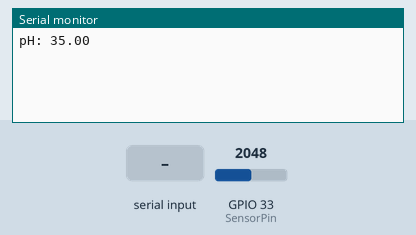
Simulated run of this sketch. Board: ESP32. On the bench: the last lines printed to the serial monitor. The inputs (shaded band) are chosen by the test bench; at power-on: GPIO 33 (SensorPin) = 2048. EEPROM starts erased.

Above: at 1.2 s.
1.3 s: "CALIBRATION\n" received over Serial
At 2.8 s:
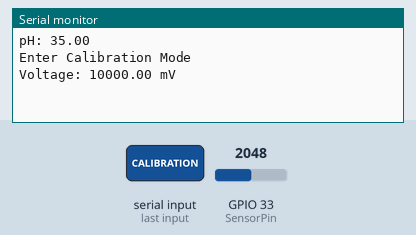
3.5 s: "EXIT\n" received over Serial
At 3.9 s:
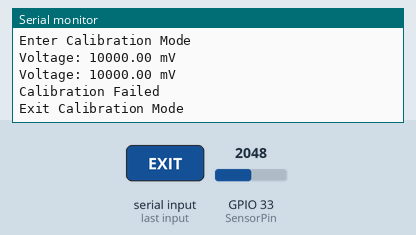
5.0 s: GPIO 33 (SensorPin) set to 2866
At 5.4 s:
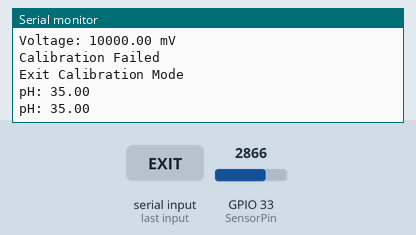
6.5 s: GPIO 33 (SensorPin) set to 3603
At 7.8 s:
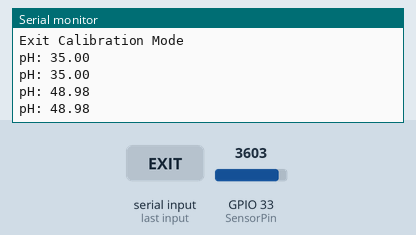
Timing chart, 0 to 9.0 s (numbered marks = the images above; inputs shaded):
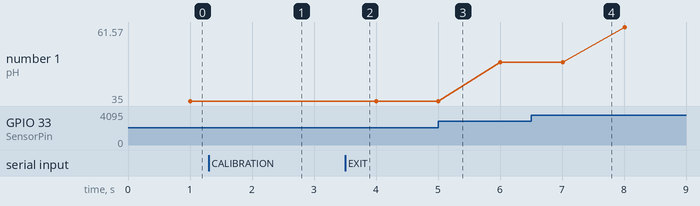

Measured:
- after the input at 1.3 s, the serial monitor: prints a new line at once (image 1)
- after the input at 3.5 s, the serial monitor: prints a new line at once (image 2)
- plotted number 1: 35 → 48.98 after the input at 5.0 s, 48.98 → 61.57 after the input at 6.5 s

The sketch:

PH_sensor.ino
```cpp
  // Include library to handle EEPROM
#include <EEPROM.h>

// Macros for writing and reading data from EEPROM (persistent memory)
#define EEPROM_write(address, p) {int i = 0; byte *pp = (byte*)&(p); for(; i < sizeof(p); i++) EEPROM.write(address+i, pp[i]);}
#define EEPROM_read(address, p) {int i = 0; byte *pp = (byte*)&(p); for(; i < sizeof(p); i++) pp[i] = EEPROM.read(address+i);}

// Constants
#define ReceivedBufferLength 20 // Max length of received commands via Serial
#define SCOUNT 30               // Number of samples for voltage averaging
#define SlopeValueAddress 0      // EEPROM address for saving slope
#define InterceptValueAddress 4  // EEPROM address for saving intercept
#define SensorPin 33             // Analog pin for the pH sensor
#define VREF 5000                // Reference voltage in millivolts

// Global Variables
char receivedBuffer[ReceivedBufferLength + 1]; // Buffer for serial input
byte receivedBufferIndex = 0; // Tracks position in receivedBuffer
int analogBuffer[SCOUNT];     // Buffer for storing sensor readings
int analogBufferIndex = 0;    // Index for current position in analogBuffer
float slopeValue, interceptValue, averageVoltage; // Calibration values
boolean enterCalibrationFlag = 0;  // Tracks whether we are in calibration mode

void setup() {
    Serial.begin(115200);  // Begin serial communication at 115200 baud
    readCharacteristicValues(); // Read slope and intercept from EEPROM
}

void loop() {
    // If serial data is available, handle calibration commands
    if (serialDataAvailable()) {
        byte modeIndex = uartParse(); // Parse the received command
        phCalibration(modeIndex);     // Perform calibration if needed
        // Update slope and intercept from EEPROM after calibration
        EEPROM_read(SlopeValueAddress, slopeValue);
        EEPROM_read(InterceptValueAddress, interceptValue);
    }

    // Sample sensor voltage every 40 milliseconds
    static unsigned long sampleTimepoint = millis();
    if (millis() - sampleTimepoint > 40U) {
        sampleTimepoint = millis();
        analogBuffer[analogBufferIndex] = analogRead(SensorPin) / 1024.0 * VREF;
        analogBufferIndex++;
        if (analogBufferIndex == SCOUNT) analogBufferIndex = 0;
        averageVoltage = getMedianNum(analogBuffer, SCOUNT); // Get stable voltage
    }

    // Print data every second
    static unsigned long printTimepoint = millis();
    if (millis() - printTimepoint > 1000U) {
        printTimepoint = millis();
        if (enterCalibrationFlag) {
            Serial.print("Voltage: ");
            Serial.print(averageVoltage);
            Serial.println(" mV");  // Print voltage during calibration
        } else {
            Serial.print("pH: ");
            Serial.println(averageVoltage / 1000.0 * slopeValue + interceptValue);  // Print pH value during normal operation
        }
    }
}

// Check if serial data is available
boolean serialDataAvailable(void) {
    char receivedChar;
    static unsigned long receivedTimeOut = millis();
    while (Serial.available() > 0) {
        if (millis() - receivedTimeOut > 1000U) {
            receivedBufferIndex = 0;
            memset(receivedBuffer, 0, (ReceivedBufferLength + 1)); // Clear buffer
        }
        receivedTimeOut = millis();
        receivedChar = Serial.read();
        if (receivedChar == '\n' || receivedBufferIndex == ReceivedBufferLength) {
            receivedBufferIndex = 0;
            strupr(receivedBuffer);  // Convert to uppercase
            return true;
        } else {
            receivedBuffer[receivedBufferIndex] = receivedChar;
            receivedBufferIndex++;
        }
    }
    return false;
}

// Parse serial command
byte uartParse() {
    byte modeIndex = 0;
    if (strstr(receivedBuffer, "CALIBRATION") != NULL) modeIndex = 1;
    else if (strstr(receivedBuffer, "EXIT") != NULL) modeIndex = 4;
    else if (strstr(receivedBuffer, "ACID:") != NULL) modeIndex = 2;
    else if (strstr(receivedBuffer, "ALKALI:") != NULL) modeIndex = 3;
    return modeIndex;
}

// Perform pH calibration based on received command
void phCalibration(byte mode) {
    char *receivedBufferPtr;
    static bool acidCalibrationFinish = false, alkaliCalibrationFinish = false;
    static float acidValue, alkaliValue;
    static float acidVoltage, alkaliVoltage;
    float acidValueTemp, alkaliValueTemp, newSlopeValue, newInterceptValue;

    switch (mode) {
        case 0:
            // Command error if in calibration mode
            if (enterCalibrationFlag) Serial.println(F("Command Error"));
            break;

        case 1:
            // Enter calibration mode
            receivedBufferPtr = strstr(receivedBuffer, "CALIBRATION");
            enterCalibrationFlag = true;
            acidCalibrationFinish = false;
            alkaliCalibrationFinish = false;
            Serial.println(F("Enter Calibration Mode"));
            break;

        case 2:
            // Acid calibration
            if (enterCalibrationFlag) {
                receivedBufferPtr = strstr(receivedBuffer, "ACID:");
                receivedBufferPtr += strlen("ACID:");
                acidValueTemp = strtod(receivedBufferPtr, NULL);

                // Check if the acid value is within typical range
                if ((acidValueTemp > 3) && (acidValueTemp < 5)) {
                    acidValue = acidValueTemp;
                    acidVoltage = averageVoltage / 1000.0;  // Convert mV to V
                    acidCalibrationFinish = true;
                    Serial.println(F("Acid Calibration Successful"));
                } else {
                    acidCalibrationFinish = false;
                    Serial.println(F("Acid Value Error"));
                }
            }
            break;

        case 3:
            // Alkali calibration
            if (enterCalibrationFlag) {
                receivedBufferPtr = strstr(receivedBuffer, "ALKALI:");
                receivedBufferPtr += strlen("ALKALI:");
                alkaliValueTemp = strtod(receivedBufferPtr, NULL);

                // Check if the alkali value is within typical range
                if ((alkaliValueTemp > 8) && (alkaliValueTemp < 11)) {
                    alkaliValue = alkaliValueTemp;
                    alkaliVoltage = averageVoltage / 1000.0;  // Convert mV to V
                    alkaliCalibrationFinish = true;
                    Serial.println(F("Alkali Calibration Successful"));
                } else {
                    alkaliCalibrationFinish = false;
                    Serial.println(F("Alkali Value Error"));
                }
            }
            break;

        case 4:
            // Finalize calibration if both acid and alkali calibration are completed
            if (enterCalibrationFlag) {
                if (acidCalibrationFinish && alkaliCalibrationFinish) {
                    newSlopeValue = (acidValue - alkaliValue) / (acidVoltage - alkaliVoltage);
                    EEPROM_write(SlopeValueAddress, newSlopeValue);

                    newInterceptValue = acidValue - (slopeValue * acidVoltage);
                    EEPROM_write(InterceptValueAddress, newInterceptValue);

                    Serial.println(F("Calibration Successful"));
                } else {
                    Serial.println(F("Calibration Failed"));
                }
                Serial.println(F("Exit Calibration Mode"));

                // Reset flags after calibration
                acidCalibrationFinish = false;
                alkaliCalibrationFinish = false;
                enterCalibrationFlag = false;
            }
            break;
    }
}


// Median filter to stabilize sensor readings
int getMedianNum(int bArray[], int iFilterLen) {
    int bTab[iFilterLen];

    // Copy input array to a temporary array for sorting
    for (int i = 0; i < iFilterLen; i++) {
        bTab[i] = bArray[i];
    }

    // Sort the array using Bubble Sort
    for (int j = 0; j < iFilterLen - 1; j++) {
        for (int i = 0; i < iFilterLen - j - 1; i++) {
            if (bTab[i] > bTab[i + 1]) {
                int bTemp = bTab[i];
                bTab[i] = bTab[i + 1];
                bTab[i + 1] = bTemp;
            }
        }
    }

    // Find and return the median
    int median;
    if (iFilterLen % 2 == 1) {
        median = bTab[iFilterLen / 2]; // Middle element for odd-length array
    } else {
        median = (bTab[iFilterLen / 2] + bTab[iFilterLen / 2 - 1]) / 2; // Average of two middle elements for even-length array
    }
    return median;
}


// Read slope and intercept from EEPROM, use defaults if uninitialized
void readCharacteristicValues() {
    // Read slope and intercept from EEPROM
    EEPROM_read(SlopeValueAddress, slopeValue);
    EEPROM_read(InterceptValueAddress, interceptValue);

    // Check if the EEPROM has uninitialized values (0xFF indicates erased EEPROM)
    if (EEPROM.read(SlopeValueAddress) == 0xFF &&
        EEPROM.read(SlopeValueAddress + 1) == 0xFF &&
        EEPROM.read(SlopeValueAddress + 2) == 0xFF &&
        EEPROM.read(SlopeValueAddress + 3) == 0xFF) {

        slopeValue = 3.5; // Default recommended slope if EEPROM is new
        EEPROM_write(SlopeValueAddress, slopeValue); // Store the default slope value in EEPROM
    }

    if (EEPROM.read(InterceptValueAddress) == 0xFF &&
        EEPROM.read(InterceptValueAddress + 1) == 0xFF &&
        EEPROM.read(InterceptValueAddress + 2) == 0xFF &&
        EEPROM.read(InterceptValueAddress + 3) == 0xFF) {

        interceptValue = 0.0; // Default recommended intercept if EEPROM is new
        EEPROM_write(InterceptValueAddress, interceptValue); // Store the default intercept value in EEPROM
    }
}
```
